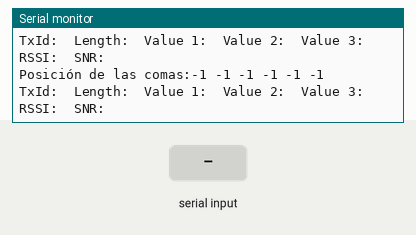
Recording of a sketch running on a simulated ESP32. On the bench: the last lines printed to the serial monitor. The inputs (shaded band) are chosen by the test bench. The modem accepts every AT command (registered, SIM ready, sends succeed) and sends nothing else.

Above: at 10.7 s.
10.8 s: "1" received over the second serial link
At 13.7 s:
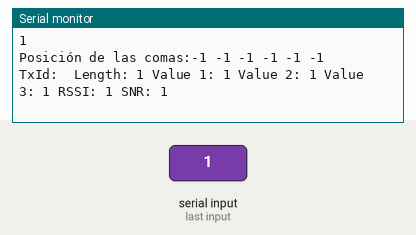
13.8 s: "0" received over the second serial link
15.3 s: "2" received over the second serial link
At 16.7 s:
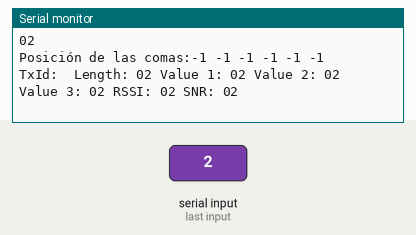
Timing chart, 0 to 18.3 s (numbered marks = the images above; inputs shaded):
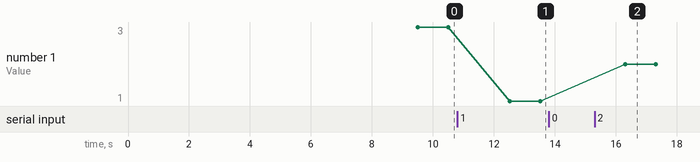

Measured:
- after the input at 10.8 s, the serial monitor: prints a new line after 1.7 s (image 1)
- after the input at 15.3 s, the serial monitor: prints a new line after 1.0 s (image 2)

The sketch:

rylr998_rx.ino
```cpp
// Se definen los pines para utilizar el Serial2
#define RXD2 16
#define TXD2 17

int varInMsg = 7;  // Variables que estarán en el mensaje recibido
int commasInMsg = varInMsg - 1;  // Calcular las comas que habrá en el mensaje
int keyPos[10];  // Array para almacenar la posición de las comas en el mensaje

// Strings donde guardaremos las variables del mensaje recibido
String msg;
String txId;
String dataLen;
String value1;
String value2;
String value3;
String rssi;
String snr;

// Función para mandar comandos AT al módulo LoRa
void sendCmd(String cmd)
{
  Serial2.println(cmd);  // Enviar string cmd a módulo LoRa
  delay(100);  // Esperar 500ms a que el módulo reciba el comando
  while (Serial2.available()) {
    Serial.print(char(Serial2.read()));  // Si hay respuesta imprimirla en el monitor serial
  }
}

void setup() {
  Serial.begin(115200);  // Iniciar el monitor serial a 115200 baudios
  Serial2.begin(115200, SERIAL_8N1, RXD2, TXD2);  // Iniciar el Serial2 a 115200
  delay(3000);
  Serial.println("Configurando parámetros antena LoRa");
  delay(1000);
  sendCmd("AT+ADDRESS=2");  // Configurar el address a 2
  delay(1000);
  sendCmd("AT+NETWORKID=5");  // Configurar el Network ID a 5
  delay(1000);
  sendCmd("AT+BAND?");  // Leer la frecuencia configurada
  delay(1000);
  sendCmd("AT+PARAMETER?");  // Leer los parámetros configurados
  delay(1000);
  sendCmd("AT+MODE?");  // Leer el modo configurado
  delay(1000);
}

void loop() { //Choose Serial1 or Serial2 as required
  // Esperar por mensaje del transmisor
  while (Serial2.available()) {
    msg = Serial2.readString();
  }
  msg.trim();  // Eliminar espacios antes y después del mensaje

  // Función para detectar las comas del mensaje recibido
  for(int i = 1; i <= commasInMsg; i++)
  {
    keyPos[i] = msg.indexOf(',', keyPos[i-1] + 1);
  }

  // Obtener el valor de las variables del mensaje
  txId = msg.substring(5, keyPos[1]);
  dataLen = msg.substring(keyPos[1] + 1, keyPos[2]);
  value1 = msg.substring(keyPos[2] + 1, keyPos[3]);
  value2 = msg.substring(keyPos[3] + 1, keyPos[4]);
  value3 = msg.substring(keyPos[4] + 1, keyPos[5]);
  rssi = msg.substring(keyPos[5] + 1, keyPos[6]);
  snr = msg.substring(keyPos[6] + 1);

  // Imprimir el mensaje recibido del transmisor
  Serial.println(msg);

  // Imprimir la posición de las comas del mensaje
  Serial.print("Posición de las comas:");
  for(int i = 1; i <= commasInMsg; i++)
  {
    Serial.print(keyPos[i]);
    Serial.print(" ");
  }

  // Imprimir las variables del mensaje
  Serial.println(" ");
  Serial.print("TxId: " + txId);
  Serial.print(" Length: " + dataLen);
  Serial.print(" Value 1: " + value1);
  Serial.print(" Value 2: " + value2);
  Serial.print(" Value 3: " + value3);
  Serial.print(" RSSI: " + rssi);
  Serial.println(" SNR: " + snr);
  delay(1000);
}
```
